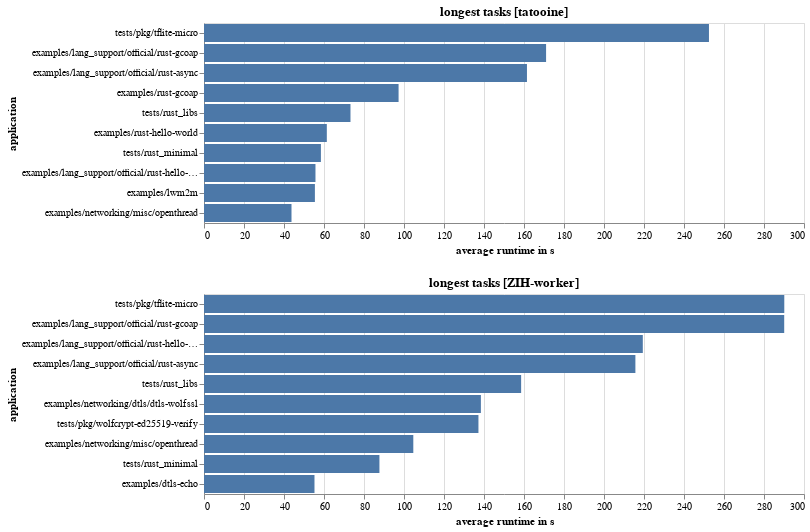

Here is the notebook cell this chart was saved with:
### Code cell
tasks_df = tasks_df.sort("avg_runtime", descending=True)

[ longest_tasks_zih ] = tasks_df \
            .filter(pl.col("worker_name_normalized").eq(pl.lit("ZIH-node")))\
            .head(10),


tasks_chart_zih = alt.Chart(longest_tasks_zih, width=600, title="longest tasks [ZIH-worker]").mark_bar().encode(
    x=alt.X("max_runtime:Q", title="average runtime in s"),
    y=alt.Y("application:N", sort="-x"),
)

longest_tasks_tatooine = tasks_df \
            .filter(pl.col("worker_name_normalized").eq(pl.lit("tatooine-staging"))) \
            .head(10)


tasks_chart_tatooine = alt.Chart(longest_tasks_tatooine, width=600, title="longest tasks [tatooine]").mark_bar().encode(
    x=alt.X("max_runtime:Q", title="average runtime in s"),
    y=alt.Y("application:N", sort="-x"),
)

(tasks_chart_tatooine & tasks_chart_zih).resolve_scale(x='shared')

### Figure 1 — Vega-Lite specification as saved in the notebook (floating-point values rounded to 4 significant figures)
{"config": {"view": {"continuousWidth": 300, "continuousHeight": 300}}, "vconcat": [{"data": {"name": "data-04b0b9eb1c7d1f918b3395c31726621e"}, "mark": {"type": "bar"}, "encoding": {"x": {"field": "max_runtime", "title": "average runtime in s", "type": "quantitative"}, "y": {"field": "application", "sort": "-x", "type": "nominal"}}, "title": "longest tasks [tatooine]", "width": 600}, {"data": {"name": "data-9c3c2ad6b7264224fc9ec4b6dbc52fbf"}, "mark": {"type": "bar"}, "encoding": {"x": {"field": "max_runtime", "title": "average runtime in s", "type": "quantitative"}, "y": {"field": "application", "sort": "-x", "type": "nominal"}}, "title": "longest tasks [ZIH-worker]", "width": 600}], "resolve": {"scale": {"x": "shared"}}, "$schema": "https://vega.github.io/schema/vega-lite/v5.20.1.json", "datasets": {"data-04b0b9eb1c7d1f918b3395c31726621e": [{"worker_name_normalized": "tatooine-staging", "avg_runtime": 85.6, "max_runtime": 97.29, "application": "examples/rust-gcoap"}, {"worker_name_normalized": "tatooine-staging", "avg_runtime": 58.07, "max_runtime": 171.0, "application": "examples/lang_support/official/rust-gcoap"}, {"worker_name_normalized": "tatooine-staging", "avg_runtime": 54.78, "max_runtime": 73.24, "application": "tests/rust_libs"}, {"worker_name_normalized": "tatooine-staging", "avg_runtime": 54.13, "max_runtime": 61.41, "application": "examples/rust-hello-world"}, {"worker_name_normalized": "tatooine-staging", "avg_runtime": 44.99, "max_runtime": 58.45, "application": "tests/rust_minimal"}, {"worker_name_normalized": "tatooine-staging", "avg_runtime": 44.34, "max_runtime": 252.5, "application": "tests/pkg/tflite-micro"}, {"worker_name_normalized": "tatooine-staging", "avg_runtime": 43.05, "max_runtime": 55.45, "application": "examples/lwm2m"}, {"worker_name_normalized": "tatooine-staging", "avg_runtime": 41.31, "max_runtime": 161.5, "application": "examples/lang_support/official/rust-async"}, {"worker_name_normalized": "tatooine-staging", "avg_runtime": 35.53, "max_runtime": 55.74, "application": "examples/lang_support/official/rust-hello-world"}, {"worker_name_normalized": "tatooine-staging", "avg_runtime": 31.27, "max_runtime": 43.75, "application": "examples/networking/misc/openthread"}], "data-9c3c2ad6b7264224fc9ec4b6dbc52fbf": [{"worker_name_normalized": "ZIH-node", "avg_runtime": 151.7, "max_runtime": 290.1, "application": "examples/lang_support/official/rust-gcoap"}, {"worker_name_normalized": "ZIH-node", "avg_runtime": 143.3, "max_runtime": 290.1, "application": "tests/pkg/tflite-micro"}, {"worker_name_normalized": "ZIH-node", "avg_runtime": 104.9, "max_runtime": 215.7, "application": "examples/lang_support/official/rust-async"}, {"worker_name_normalized": "ZIH-node", "avg_runtime": 77.3, "max_runtime": 158.6, "application": "tests/rust_libs"}, {"worker_name_normalized": "ZIH-node", "avg_runtime": 65.39, "max_runtime": 104.7, "application": "examples/networking/misc/openthread"}, {"worker_name_normalized": "ZIH-node", "avg_runtime": 58.28, "max_runtime": 137.2, "application": "tests/pkg/wolfcrypt-ed25519-verify"}, {"worker_name_normalized": "ZIH-node", "avg_runtime": 57.73, "max_runtime": 138.4, "application": "examples/networking/dtls/dtls-wolfssl"}, {"worker_name_normalized": "ZIH-node", "avg_runtime": 54.24, "max_runtime": 219.4, "application": "examples/lang_support/official/rust-hello-world"}, {"worker_name_normalized": "ZIH-node", "avg_runtime": 51.92, "max_runtime": 87.71, "application": "tests/rust_minimal"}, {"worker_name_normalized": "ZIH-node", "avg_runtime": 47.17, "max_runtime": 55.24, "application": "examples/dtls-echo"}]}}
